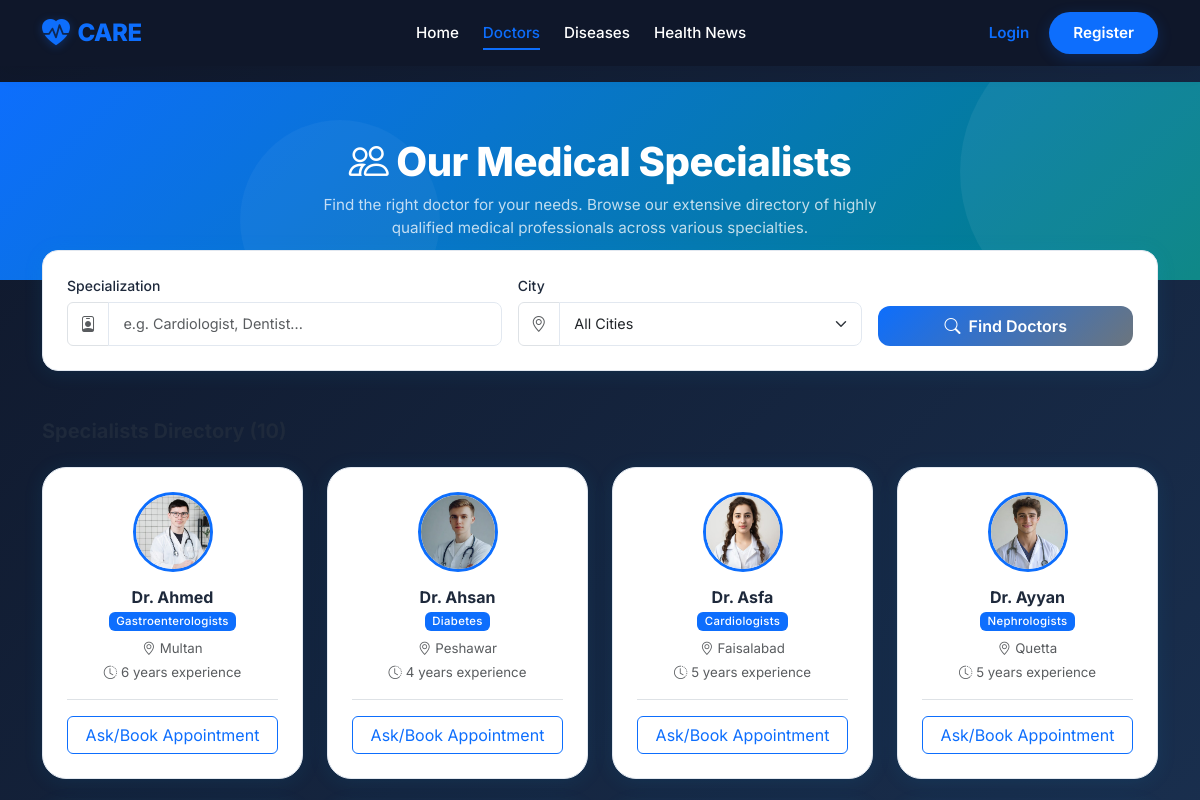
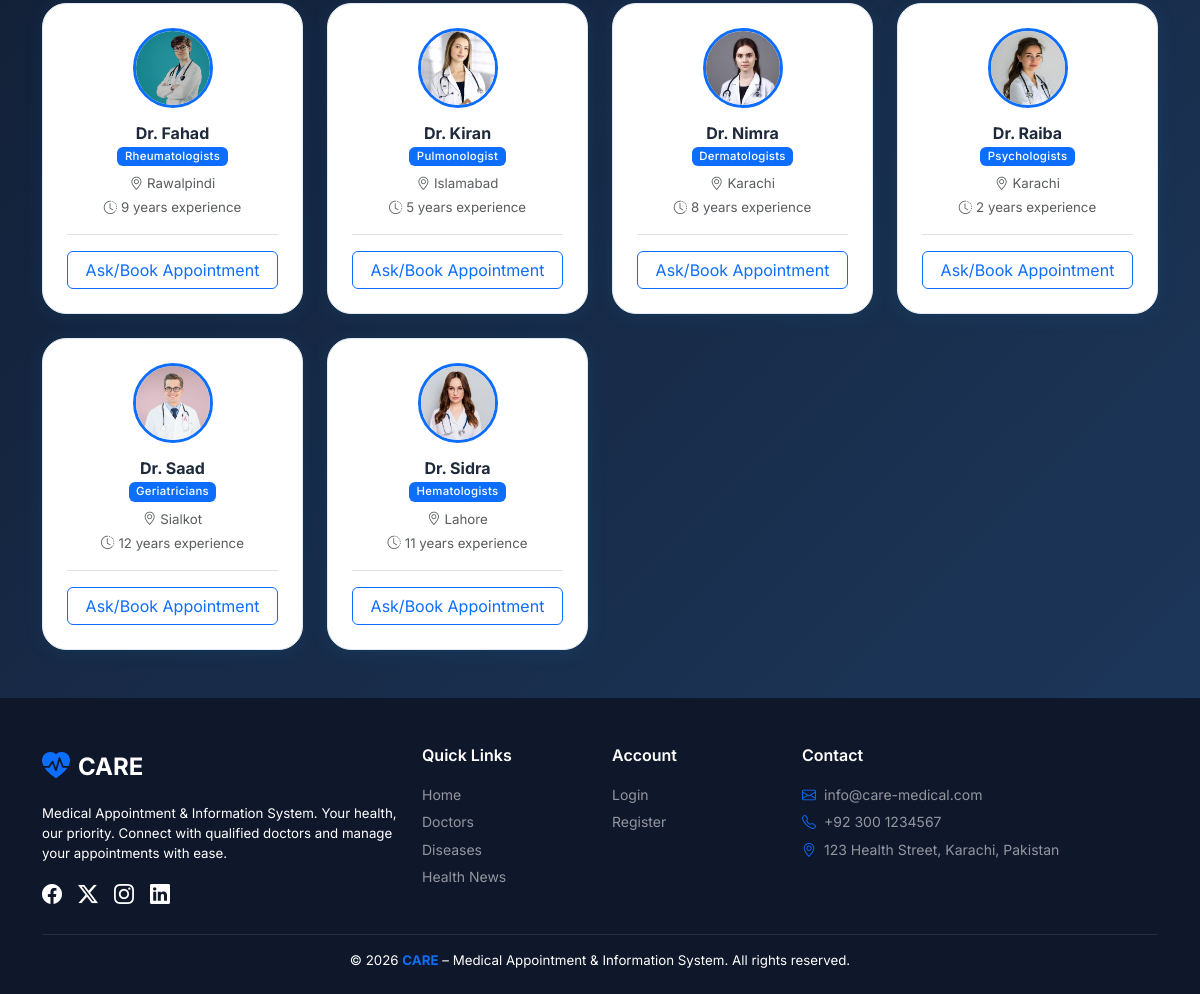
The app's page /doctors.php with its own data (2 pictures, top to bottom).
### tables this page shows
CREATE TABLE `doctors` (
  `id` int(11) NOT NULL,
  `user_id` int(11) NOT NULL,
  `full_name` varchar(100) NOT NULL,
  `specialization` varchar(100) NOT NULL,
  `qualification` varchar(150) DEFAULT NULL,
  `experience` int(11) DEFAULT NULL,
  `phone` varchar(20) DEFAULT NULL,
  `address` text DEFAULT NULL,
  `city_id` int(11) NOT NULL,
  `profile_image` varchar(255) DEFAULT NULL,
  `created_at` timestamp NOT NULL DEFAULT current_timestamp()
);

CREATE TABLE `cities` (
  `id` int(11) NOT NULL,
  `city_name` varchar(100) NOT NULL,
  `status` enum('active','inactive') DEFAULT 'active',
  `created_at` timestamp NOT NULL DEFAULT current_timestamp()
);

### includes/auth.php (called while the page is built, shortened)
<?php
function isLoggedIn() {
    return isset($_SESSION['user_id']) && !empty($_SESSION['user_id']);
}
function e($string) {
    return htmlspecialchars($string ?? '', ENT_QUOTES, 'UTF-8');
}
?>

### doctors.php (the view, shortened to what this page needs)
<?php
require_once 'config/db.php';
require_once 'includes/auth.php';
$spec    = $_GET['specialization'] ?? '';
$where = ["u.status = 'active'"];
$whereClause = implode(' AND ', $where);
$sql = "
    SELECT d.*, c.city_name, u.email
    FROM doctors d
    JOIN cities c ON d.city_id = c.id
    JOIN users u ON d.user_id = u.id
    WHERE $whereClause
    ORDER BY d.full_name ASC
";
$doctors = $conn->query($sql);
include 'includes/header.php';
?>
<div class="page-hero">
    <div class="container text-center">
        <h1><i class="bi bi-people me-2"></i>Our Medical Specialists</h1>
        <p class="mb-0 mx-auto opacity-75" style="max-width:600px;">Find the right doctor for your needs. Browse our extensive directory of highly qualified medical professionals across various specialties.</p>
    </div>
</div>
<div class="container" style="margin-top:-30px;position:relative;z-index:10;">
    <div class="care-card p-4">
        <form method="GET" class="row g-3 align-items-end">
            <div class="col-md-5">
                <label class="form-label">Specialization</label>
                <div class="input-group">
                    <span class="input-group-text bg-white"><i class="bi bi-person-badge text-muted"></i></span>
                    <input type="text" name="specialization" class="form-control" placeholder="e.g. Cardiologist, Dentist..." value="<?= e($spec) ?>">
                </div>
            </div>
            <div class="col-md-4">
                <label class="form-label">City</label>
                <div class="input-group">
                    <span class="input-group-text bg-white"><i class="bi bi-geo-alt text-muted"></i></span>
                    <select name="city_id" class="form-select">
                        <option value="">All Cities</option>
                    </select>
                </div>
            </div>
            <div class="col-md-3">
                <button type="submit" class="btn btn-care w-100 py-2"><i class="bi bi-search me-2"></i>Find Doctors</button>
            </div>
        </form>
    </div>
</div>
<div class="container py-5">
    <div class="d-flex justify-content-between align-items-center mb-4">
        <h5 class="fw-bold mb-0">Specialists Directory (<?= $doctors->num_rows ?>)</h5>
    </div>
    <div class="row g-4">
        <?php if ($doctors->num_rows > 0): while ($d = $doctors->fetch_assoc()): ?>
        <div class="col-lg-3 col-md-4 col-sm-6 observe-animate">
            <div class="doctor-card p-4 text-center h-100 d-flex flex-column">
                <div class="mb-3 d-flex justify-content-center">
                    <?php if ($d['profile_image']): ?>
                    <img src="uploads/profiles/<?= e($d['profile_image']) ?>" alt="<?= e($d['full_name']) ?>" class="doctor-avatar">
                    <?php else: ?>
                    <div class="doctor-avatar-placeholder"><i class="bi bi-person"></i></div>
                    <?php endif; ?>
                </div>
                <h6 class="fw-bold mb-1"> <?= e($d['full_name']) ?></h6>
                <span class="badge bg-care mb-2 mx-auto"><?= e($d['specialization']) ?></span>
                <div class="text-muted small mb-3">
                    <p class="mb-1"><i class="bi bi-geo-alt me-1"></i><?= e($d['city_name']) ?></p>
                    <?php if ($d['experience']): ?>
                    <p class="mb-0"><i class="bi bi-clock-history me-1"></i><?= e($d['experience']) ?> years experience</p>
                    <?php endif; ?>
                </div>
                <div class="mt-auto pt-3 border-top">
                    <a href="<?= isLoggedIn() && getUserRole() === 'patient' ? "patient/book_appointment.php?doctor_id={$d['id']}" : "login.php" ?>" class="btn btn-outline-primary w-100">
                        Ask/Book Appointment
                    </a>
                </div>
            </div>
        </div>
        <?php endwhile; endif; ?>
    </div>
</div>
<?php include 'includes/footer.php'; ?>

### includes/header.php (shortened to what this page needs)
<?php
$depth = substr_count(str_replace('\\', '/', $_SERVER['PHP_SELF']), '/') - 2;
$base = str_repeat('../', $depth > 0 ? $depth : 0);
?>
<!DOCTYPE html>
<html lang="en">
<head>
    <link rel="stylesheet" href="https://cdnjs.cloudflare.com/ajax/libs/font-awesome/6.4.0/css/all.min.css">
    <link rel="stylesheet" href="https://cdn.jsdelivr.net/npm/bootstrap-icons@1.11.3/font/bootstrap-icons.min.css">
    <link href="https://cdn.jsdelivr.net/npm/bootstrap@5.3.3/dist/css/bootstrap.min.css" rel="stylesheet">
    <link href="<?= $base ?>assets/css/style.css" rel="stylesheet">
    <link href="<?= $base ?>assets/css/header.css" rel="stylesheet">
</head>
<body>
<header class="care-header sticky-top">
    <nav class="container d-flex align-items-center justify-content-between" role="navigation">
        <a href="<?= $base ?>index.php" class="care-brand" aria-label="CARE Home">
            <i class="bi bi-heart-pulse-fill"></i>
            <span>CARE</span>
        </a>
        <ul class="care-nav-list mb-0 d-none d-lg-flex">
            <li><a href="<?= $base ?>index.php" class="care-nav-link">Home</a></li>
            <li><a href="<?= $base ?>doctors.php" class="care-nav-link">Doctors</a></li>
            <li><a href="<?= $base ?>diseases.php" class="care-nav-link">Diseases</a></li>
            <li><a href="<?= $base ?>news.php" class="care-nav-link">Health News</a></li>
        </ul>
        <div class="care-user-controls">
            <?php if (isLoggedIn()): ?>
                <?php
                    $role = getUserRole();
                    $username = $_SESSION['username'] ?? 'User';
                    $initial = strtoupper(substr($username, 0, 1));
                ?>
                <button class="care-notif-btn" aria-label="Notifications">
                    <i class="bi bi-bell-fill"></i>
                    <span class="pulse-badge"></span>
                </button>
                <div class="care-profile-wrapper">
                    <button class="care-profile-btn" id="care-profile-btn" aria-haspopup="true" aria-expanded="false" aria-label="User Profile">
                        <div class="care-avatar"><?= e($initial) ?></div>
                        <div class="care-user-info">
                            <span class="care-user-name"><?= e($username) ?></span>
                            <span class="care-user-role"><?= e($role) ?></span>
                        </div>
                        <i class="bi bi-chevron-down small text-muted"></i>
                    </button>
                    <div class="care-dropdown-menu" id="care-profile-dropdown">
                        <a href="<?= $base ?><?= $role ?>/dashboard.php" class="care-dropdown-item">
                            <i class="bi bi-grid-fill"></i> Dashboard
                        </a>
                        <a href="<?= $base ?><?= $role ?>/profile.php" class="care-dropdown-item">
                            <i class="bi bi-person-fill"></i> My Profile
                        </a>
                        <div class="care-dropdown-divider"></div>
                        <a href="<?= $base ?>logout.php" class="care-dropdown-item text-danger">
                            <i class="bi bi-box-arrow-right"></i> Logout
                        </a>
                    </div>
                </div>
            <?php else: ?>
                <a href="<?= $base ?>login.php" class="btn-login d-none d-sm-block">Login</a>
                <a href="<?= $base ?>register.php" class="btn-register">Register</a>
            <?php endif; ?>
        </div>
    </nav>
</header>

### includes/footer.php (shortened to what this page needs)
<footer class="care-footer mt-auto pt-5 pb-4">
    <div class="container">
        <div class="row g-4">
            <div class="col-lg-4">
                <div class="d-flex align-items-center gap-2 mb-3">
                    <i class="bi bi-heart-pulse-fill text-care fs-3"></i>
                    <span class="fw-bold fs-4 text-white">CARE</span>
                </div>
                <p class="text-white small">Medical Appointment & Information System. Your health, our priority. Connect with qualified doctors and manage your appointments with ease.</p>
                <div class="d-flex gap-3">
                    <a href="#" class="text-white"><i class="bi bi-facebook fs-5"></i></a>
                    <a href="#" class="text-white"><i class="bi bi-twitter-x fs-5"></i></a>
                    <a href="#" class="text-white"><i class="bi bi-instagram fs-5"></i></a>
                    <a href="#" class="text-white"><i class="bi bi-linkedin fs-5"></i></a>
                </div>
            </div>
            <div class="col-lg-2 col-md-4">
                <h6 class="text-white fw-semibold mb-3">Quick Links</h6>
                <ul class="list-unstyled footer-links">
                    <li><a href="<?= $base ?>index.php">Home</a></li>
                    <li><a href="<?= $base ?>doctors.php">Doctors</a></li>
                    <li><a href="<?= $base ?>diseases.php">Diseases</a></li>
                    <li><a href="<?= $base ?>news.php">Health News</a></li>
                </ul>
            </div>
            <div class="col-lg-2 col-md-4">
                <h6 class="text-white fw-semibold mb-3">Account</h6>
                <ul class="list-unstyled footer-links">
                    <li><a href="<?= $base ?>login.php">Login</a></li>
                    <li><a href="<?= $base ?>register.php">Register</a></li>
                </ul>
            </div>
            <div class="col-lg-4 col-md-4">
                <h6 class="text-white fw-semibold mb-3">Contact</h6>
                <ul class="list-unstyled footer-links">
                    <li><i class="bi bi-envelope me-2 text-care"></i>info@care-medical.com</li>
                    <li><i class="bi bi-telephone me-2 text-care"></i>+92 300 1234567</li>
                    <li><i class="bi bi-geo-alt me-2 text-care"></i>123 Health Street, Karachi, Pakistan</li>
                </ul>
            </div>
        </div>
        <hr class="border-secondary mt-4">
        <div class="text-center text-white small">
            &copy; <?= date('Y') ?> <strong class="text-care">CARE</strong> – Medical Appointment & Information System. All rights reserved.
        </div>
    </div>
</footer>
</body>
</html>

### assets/css/style.css (style rules this page uses)
:root { --care-primary: #0ea5e9; --care-secondary: #0284c7; --care-teal: #0d9488; --care-teal-light: #ccfbf1; --care-blue-light: #e0f2fe; --care-dark: #0f172a; --care-text: #1e293b; --care-muted: #6e748b; --care-border: #e2e8f0; --care-card-bg: #ffffff; --care-bg: #f0f9ff; --navbar-bg: #0f172a; --footer-bg: #0f172a; --shadow-sm: 0 1px 3px rgba(0, 0, 0, .08), 0 1px 2px rgba(0, 0, 0, .06); --shadow-md: 0 4px 6px -1px rgba(0, 0, 0, .1), 0 2px 4px -1px rgba(0, 0, 0, .06); --shadow-lg: 0 10px 15px -3px rgba(0, 0, 0, .1), 0 4px 6px -2px rgba(0, 0, 0, .05); --shadow-card: 0 2px 20px rgba(14, 165, 233, .10); --radius-sm: 0.5rem; --radius-md: 0.75rem; --radius-lg: 1rem; --radius-xl: 1.5rem; --transition: all 0.25s ease; }
*, *::before, *::after { box-sizing: border-box; }
html { scroll-behavior: smooth; }
body { font-family: 'Inter', system-ui, -apple-system, sans-serif; background: linear-gradient(135deg, #0f172a 0%, #1e3a5f 100%); color: var(--care-text); min-height: 100vh; display: flex; flex-direction: column; font-size: 0.95rem; }
.text-care { color: var(--care-primary) !important; }
.bg-care { background: var(--care-primary) !important; }
.care-brand { font-size: 1.5rem; font-weight: 800; color: #fff !important; letter-spacing: -0.5px; display: flex; align-items: center; gap: 0.5rem; text-decoration: none; }
.care-brand i { color: var(--care-primary); font-size: 1.7rem; }
.care-card { background: var(--care-card-bg); border: 1px solid var(--care-border); border-radius: var(--radius-lg); box-shadow: var(--shadow-card); transition: var(--transition); overflow: hidden; }
.doctor-card { background: var(--care-card-bg); border-radius: var(--radius-xl); overflow: hidden; border: 1px solid var(--care-border); box-shadow: var(--shadow-card); transition: var(--transition); }
.doctor-card .doctor-avatar { width: 80px; height: 80px; border-radius: 50%; object-fit: cover; border: 3px solid var(--care-primary); transition: var(--transition); }
.btn-care { background: linear-gradient(135deg, var(--care-primary), var(--care-secondary)); color: #fff !important; border: none; border-radius: var(--radius-md); font-weight: 600; padding: 0.65rem 1.5rem; transition: var(--transition); }
.form-control, .form-select { border-radius: var(--radius-sm); border-color: var(--care-border); padding: 0.65rem 0.9rem; font-size: 0.9rem; transition: var(--transition); }
.form-label { font-weight: 500; color: var(--care-text); font-size: 0.875rem; margin-bottom: 0.4rem; }
.page-hero { background: linear-gradient(135deg, var(--care-primary), var(--care-teal)); color: #fff; padding: 3.5rem 0 2.5rem; position: relative; overflow: hidden; }
.page-hero::before { content: ''; position: absolute; top: -60px; right: -60px; width: 300px; height: 300px; border-radius: 50%; background: rgba(255, 255, 255, .06); }
.page-hero::after { content: ''; position: absolute; bottom: -40px; left: 20%; width: 200px; height: 200px; border-radius: 50%; background: rgba(255, 255, 255, .04); }
.page-hero .container { position: relative; z-index: 1; }
.page-hero h1 { font-weight: 800; letter-spacing: -0.5px; }
.care-brand { font-size: 1.25rem; display: flex; align-items: center; gap: 0.35rem; }
.care-brand i { font-size: 1.4rem; }
.care-footer { background: var(--footer-bg); margin-top: auto; }
.footer-links { list-style: none; padding: 0; }
.footer-links li { padding: 0.2rem 0; color: rgba(255, 255, 255, .55); font-size: 0.875rem; }
.footer-links a { color: rgba(255, 255, 255, .55); text-decoration: none; transition: var(--transition); }
.badge { font-weight: 500; letter-spacing: 0.3px; }
.animate-in { animation: fadeInUp 0.5s ease both; }
.animate-in:nth-child(1) { animation-delay: 0.05s; }
.animate-in:nth-child(2) { animation-delay: 0.10s; }
.animate-in:nth-child(3) { animation-delay: 0.15s; }
.animate-in:nth-child(4) { animation-delay: 0.20s; }

### records on screen
doctors: profile_image (picture), full_name "Dr. Ahmed", specialization "Gastroenterologists", city.city_name "Multan", experience "6"
doctors: profile_image (picture), full_name "Dr. Ahsan", specialization "Diabetes", city.city_name "Peshawar", experience "4"
doctors: profile_image (picture), full_name "Dr. Asfa", specialization "Cardiologists", city.city_name "Faisalabad", experience "5"
doctors: profile_image (picture), full_name "Dr. Ayyan", specialization "Nephrologists", city.city_name "Quetta", experience "5"
doctors: profile_image (picture), full_name "Dr. Fahad", specialization "Rheumatologists", city.city_name "Rawalpindi", experience "9"
doctors: profile_image (picture), full_name "Dr. Kiran", specialization "Pulmonologist", city.city_name "Islamabad", experience "5"
doctors: profile_image (picture), full_name "Dr. Nimra", specialization "Dermatologists", city.city_name "Karachi", experience "8"
doctors: profile_image (picture), full_name "Dr. Raiba", specialization "Psychologists", city.city_name "Karachi", experience "2"
doctors: profile_image (picture), full_name "Dr. Saad", specialization "Geriatricians", city.city_name "Sialkot", experience "12"
doctors: profile_image (picture), full_name "Dr. Sidra", specialization "Hematologists", city.city_name "Lahore", experience "11"
